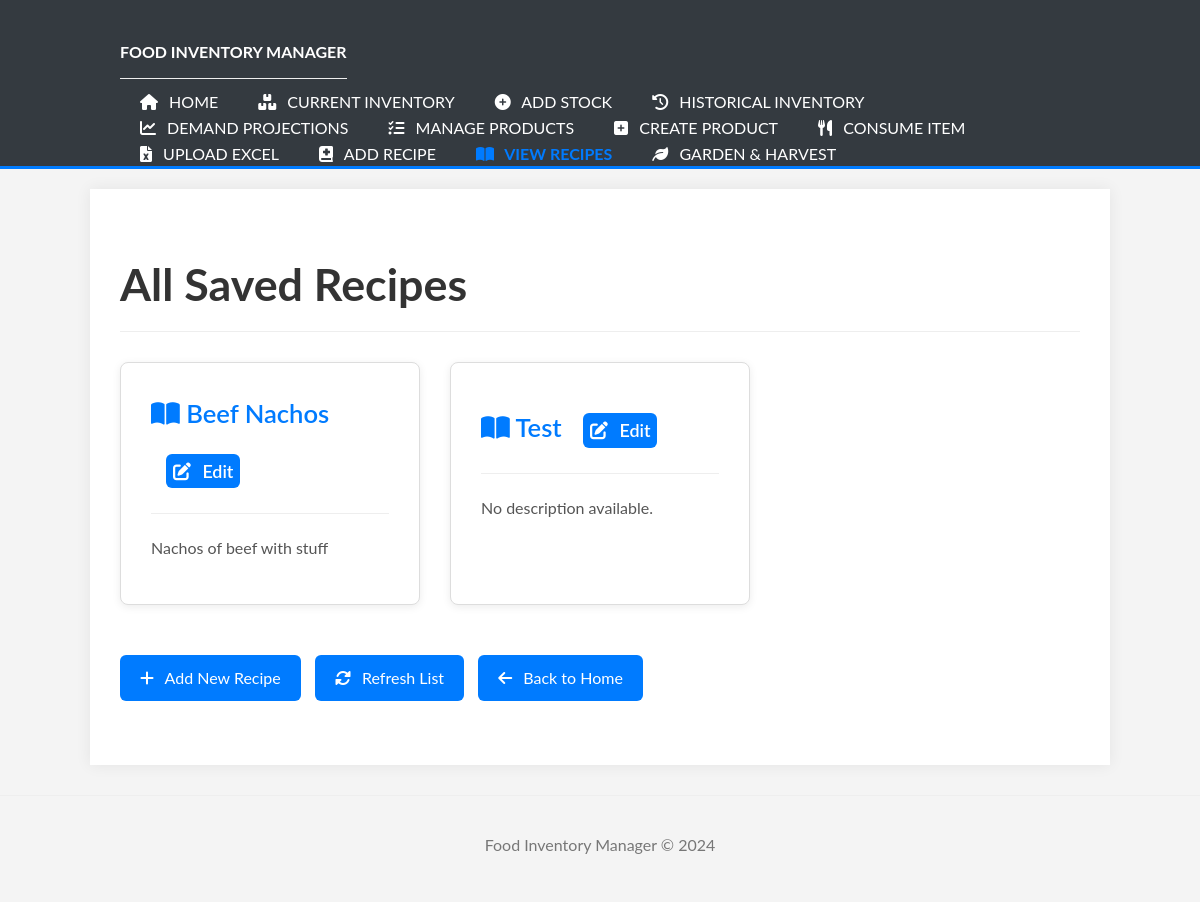
Page /recipes on the earlier database version.
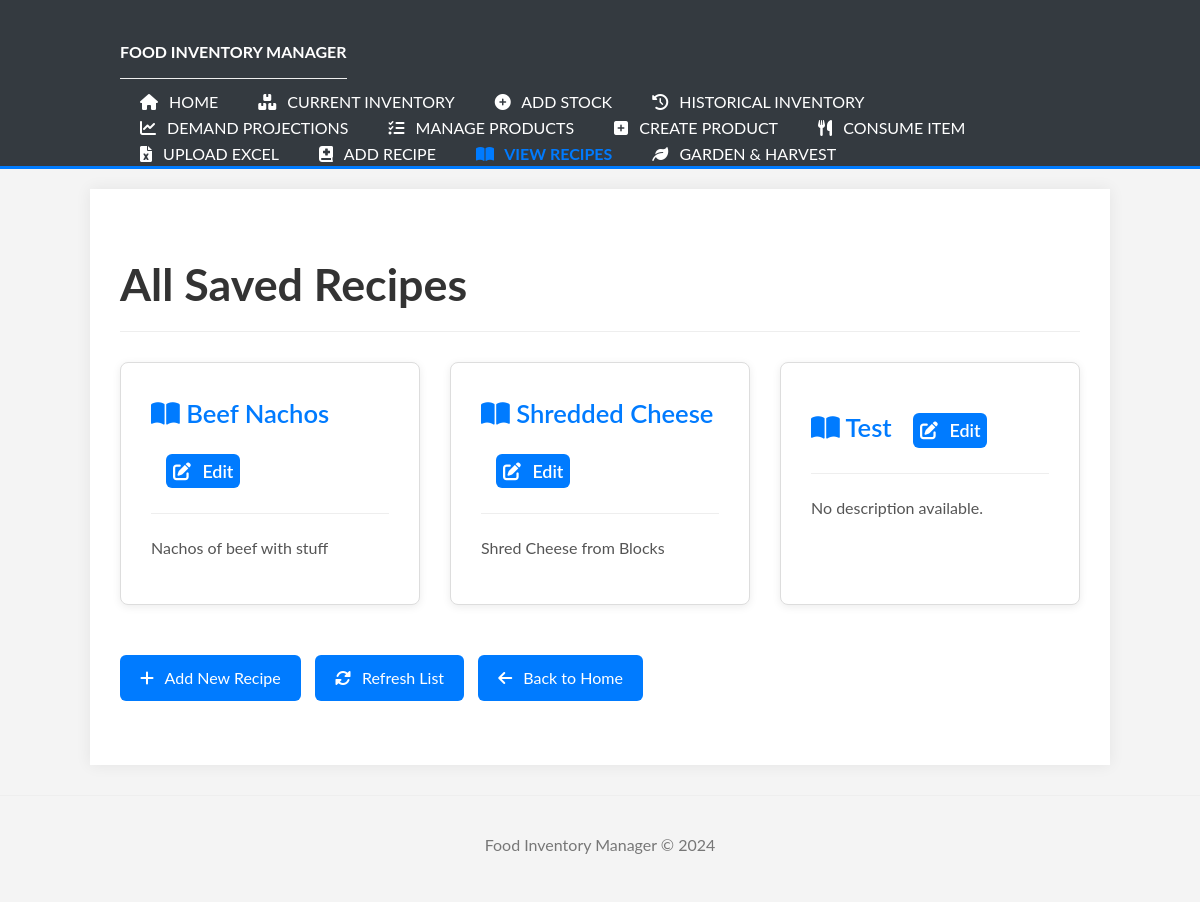
Same page on the later database version.
### tables this page shows
CREATE TABLE recipes (
                        id INTEGER PRIMARY KEY AUTOINCREMENT,
                        name TEXT NOT NULL UNIQUE COLLATE NOCASE,
                        description TEXT
                    );

### app.py (the view)
@app.route('/recipes')
def recipes_list_view():
    all_recipes = recipe_mngr.get_all_recipes()
    sorted_recipes = sorted(all_recipes, key=lambda r: r['name'].lower())
    return render_template('recipes_list.html', recipes=sorted_recipes)

### recipe_manager.py (called while the page is built)
    def _get_db_connection(self):
        conn = sqlite3.connect(self.db_filepath)
        conn.row_factory = sqlite3.Row # Access columns by name
        conn.execute("PRAGMA foreign_keys = ON;") # Crucial for ON DELETE CASCADE
        return conn

### templates/recipes_list.html (shortened to what this page needs)
{% extends "base.html" %}
{% block page_header %}
    <h1 class="page-title">All Saved Recipes</h1>
{% endblock %}
{% block content %}
    {% if recipes %}
        <div class="recipes-container">
            {% for recipe in recipes %}
                <div class="recipe-card">
                    <h2>
                        <a href="{{ url_for('recipe_detail_view', recipe_name=recipe.name) }}"><i class="fas fa-book-open"></i> {{ recipe.name }}</a>
                        <a href="{{ url_for('edit_recipe_view', recipe_id=recipe.id) }}" class="button button-small button-outline" style="margin-left: 15px; font-size: 0.7em; padding: 3px 7px;">
                           <i class="fas fa-edit"></i> Edit
                        </a>
                    </h2>
                    <p class="recipe-description">
                        {{ recipe.description if recipe.description else 'No description available.' }}
                    </p>
                </div>
            {% endfor %}
        </div>
    {% else %}
        <p class="empty-message">No recipes found.
            <a href="{{ url_for('add_recipe_view') }}" class="button" style="display: inline-block; margin-left: 10px;"><i class="fas fa-plus"></i> Add a Recipe!</a>
        </p>
    {% endif %}
    <p style="margin-top: 30px;">
        <a href="{{ url_for('add_recipe_view') }}" class="nav-link-button"><i class="fas fa-plus"></i> Add New Recipe</a>
        <a href="{{ url_for('recipes_list_view') }}" class="nav-link-button"><i class="fas fa-sync-alt"></i> Refresh List</a>
        <a href="{{ url_for('home') }}" class="nav-link-button"><i class="fas fa-arrow-left"></i> Back to Home</a>
    </p>
{% endblock %}

Differences in the rows shown:
added recipes: name "Shredded Cheese", description "Shred Cheese from Blocks"
